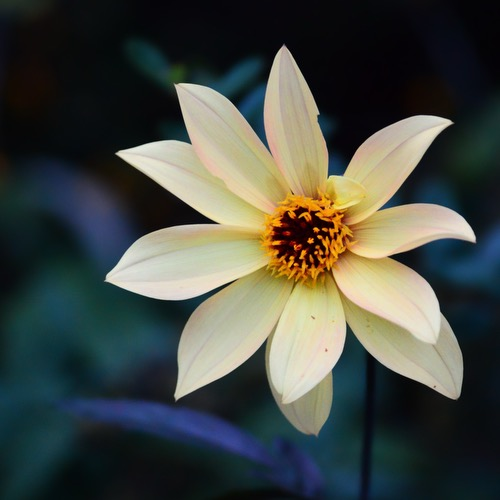
#> input picture shapedLasso/flower.jpeg, 500 x 500 px, found by its file name
$ python main.py
#> lines starting #> are read from the running program, lines starting #| are printed output that depends on the picture
import cv2
import os

def combine_vertically(image1, image2):

    if image1 is None or image2 is None:
        print("Error: Unable to load images.")
    else:
        print("Height of image1: ", image1.shape[0])
        print("Width of image1: ", image1.shape[1])
        print("Height of image2: ", image2.shape[0])
        print("Width of image2: ", image2.shape[1])

        image1 = cv2.resize(image1, (image1.shape[1]//2, image1.shape[0]//2))
        image2 = cv2.resize(image2, (image2.shape[1]//2, image2.shape[0]//2))

        v_combined = cv2.vconcat([image1, image2])
        return v_combined

def combine_horizontally(image1, image2):
    if image1 is None or image2 is None:
        print("Error: Unable to load images.")
    else:
        print("Height of image1: ", image1.shape[0])
        print("Width of image1: ", image1.shape[1])
        print("Height of image2: ", image2.shape[0])
        print("Width of image2: ", image2.shape[1])

        image1 = cv2.resize(image1, (image1.shape[1]//2, image1.shape[0]//2))
        image2 = cv2.resize(image2, (image2.shape[1]//2, image2.shape[0]//2))

        h_combined = cv2.hconcat([image1, image2])
        return h_combined


def overlay(image1, image2, beta):
    print("Height of image1: ", image1.shape[0])
    print("Width of image1: ", image1.shape[1])
    print("Height of image2: ", image2.shape[0])
    print("Width of image2: ", image2.shape[1])

    image1 = cv2.resize(image1, (image1.shape[1]//2, image1.shape[0]//2))
    image2 = cv2.resize(image2, (image2.shape[1]//2, image2.shape[0]//2))

    overlay = cv2.addWeighted(image1, 1 - beta, image2, beta, 0)
    return overlay

def transform(image1, image2):
    print("Height of image1: ", image1.shape[0])
    print("Width of image1: ", image1.shape[1])
    print("Height of image2: ", image2.shape[0])
    print("Width of image2: ", image2.shape[1])

    image1 = cv2.resize(image1, (image1.shape[1]//2, image1.shape[0]//2))
    image2 = cv2.resize(image2, (image2.shape[1]//2, image2.shape[0]//2))

    combined_image = image1
    for i in range(2, 12, 2):
        print(i/10)
        overlay2 = cv2.addWeighted(image1, 1 - i/10, image2, i/10, 0)
        combined_image = cv2.vconcat([combined_image, overlay2])

    return combined_image

if __name__ == '__main__':
    image1 = cv2.imread('flower.jpeg')
#> image1 is the input picture: shape (500, 500, 3); mean B, G, R 67.2, 73.9, 69.4
    image2 = cv2.imread('flower2.jpeg')
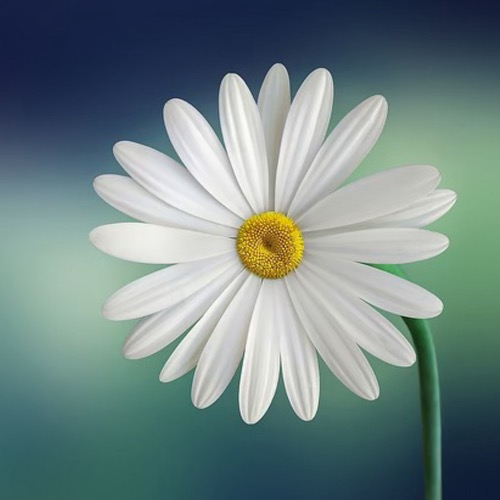
#> input picture imageConcatenation/flower2.jpeg, 500 x 500 px
#> image2 is the input picture: shape (500, 500, 3); mean B, G, R 132.4, 132.7, 112.5

    #combined_image = combine_vertically(image1, image2)
    #combined_image = combine_horizontally(image1, image2)
    #combined_image = overlay(image1, image2, 0.5)

    combined_image = transform(image1, image2)
#| Height of image1:  500
#| Width of image1:  500
#| Height of image2:  500
#| Width of image2:  500
#> the loop in transform, `for i in range(2, 12, 2):` made 5 passes
#> pass 1, in transform, `overlay2 = cv2.addWeighted(image1, 1 - i/10, image2, i/10, 0)`:
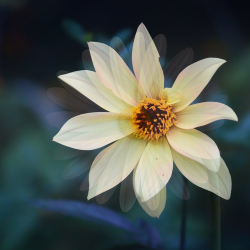
#> overlay2: shape (250, 250, 3); mean of channels 0, 1, 2 80.4, 85.7, 78.1; drawn as B, G, R
#> pass 1, in transform, `combined_image = cv2.vconcat([combined_image, overlay2])`:
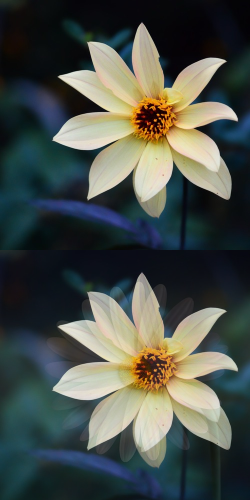
#> combined_image: shape (500, 250, 3); mean of channels 0, 1, 2 73.9, 79.9, 73.8; drawn as B, G, R
#> pass 2, in transform, `overlay2 = cv2.addWeighted(image1, 1 - i/10, image2, i/10, 0)`:
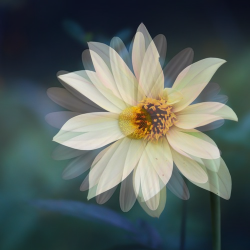
#> overlay2: shape (250, 250, 3); mean of channels 0, 1, 2 93.4, 97.5, 86.8; drawn as B, G, R
#> pass 2, in transform, `combined_image = cv2.vconcat([combined_image, overlay2])`:
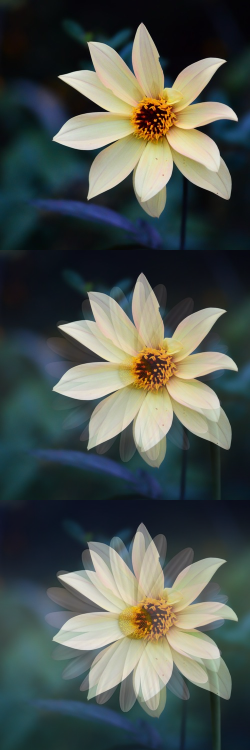
#> combined_image: shape (750, 250, 3); mean of channels 0, 1, 2 80.4, 85.8, 78.1; drawn as B, G, R
#> after the loop in transform, `for i in range(2, 12, 2):`:
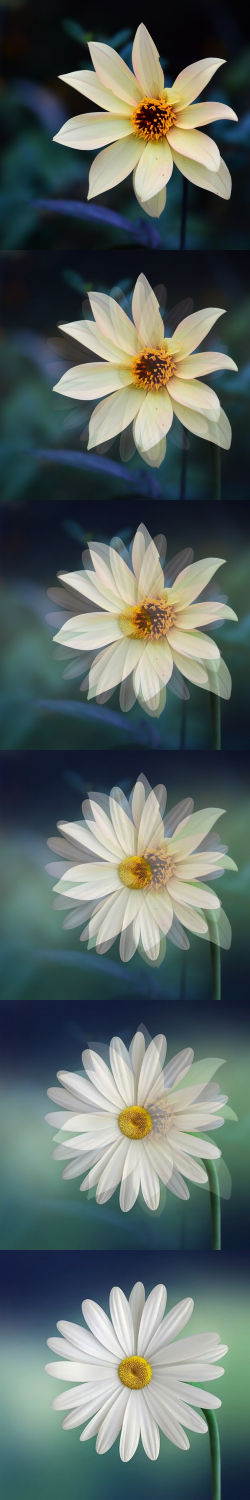
#> combined_image: shape (1500, 250, 3); mean of channels 0, 1, 2 99.9, 103.4, 91.1; drawn as B, G, R

    cv2.imshow("Images", combined_image)

    cv2.waitKey(0)
    cv2.destroyAllWindows()
